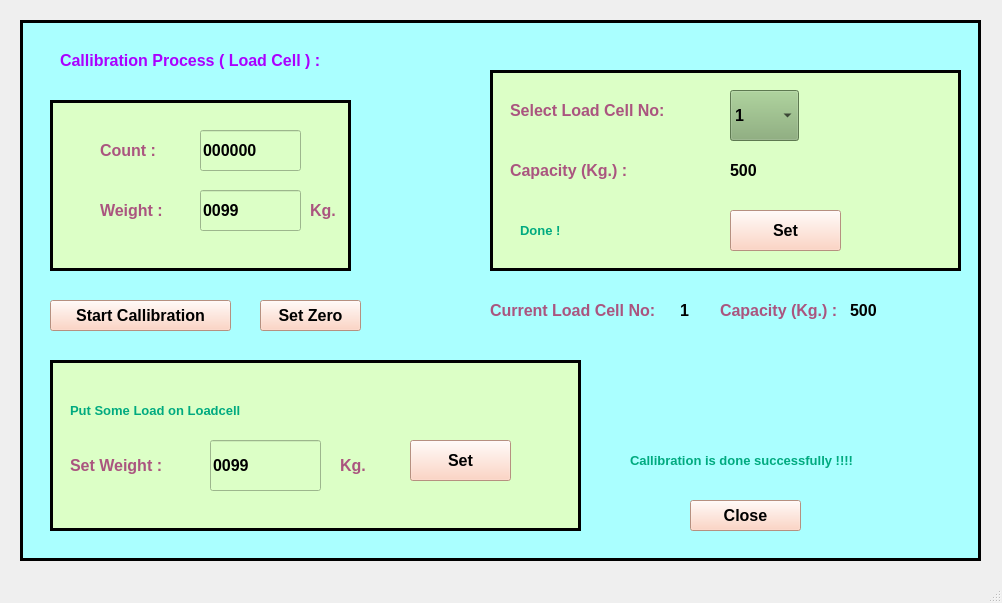
<?xml version="1.0" encoding="UTF-8"?>
<ui version="4.0">
 <class>MainWindow</class>
 <widget class="QMainWindow" name="MainWindow">
  <property name="geometry">
   <rect>
    <x>0</x>
    <y>0</y>
    <width>1002</width>
    <height>603</height>
   </rect>
  </property>
  <property name="windowTitle">
   <string>MainWindow</string>
  </property>
  <widget class="QWidget" name="centralwidget">
   <widget class="QFrame" name="frame">
    <property name="geometry">
     <rect>
      <x>20</x>
      <y>20</y>
      <width>961</width>
      <height>541</height>
     </rect>
    </property>
    <property name="styleSheet">
     <string notr="true">background-color: rgb(170, 255, 255);</string>
    </property>
    <property name="frameShape">
     <enum>QFrame::Box</enum>
    </property>
    <property name="frameShadow">
     <enum>QFrame::Plain</enum>
    </property>
    <property name="lineWidth">
     <number>3</number>
    </property>
    <widget class="QLabel" name="label">
     <property name="geometry">
      <rect>
       <x>470</x>
       <y>270</y>
       <width>171</width>
       <height>41</height>
      </rect>
     </property>
     <property name="font">
      <font>
       <family>Arial</family>
       <pointsize>12</pointsize>
       <weight>75</weight>
       <bold>true</bold>
      </font>
     </property>
     <property name="styleSheet">
      <string notr="true">color: rgb(170, 85, 127);</string>
     </property>
     <property name="text">
      <string>Current Load Cell No:</string>
     </property>
    </widget>
    <widget class="QLabel" name="label_2">
     <property name="geometry">
      <rect>
       <x>660</x>
       <y>270</y>
       <width>31</width>
       <height>41</height>
      </rect>
     </property>
     <property name="font">
      <font>
       <family>Arial</family>
       <pointsize>12</pointsize>
       <weight>75</weight>
       <bold>true</bold>
      </font>
     </property>
     <property name="text">
      <string>1</string>
     </property>
    </widget>
    <widget class="QLabel" name="label_3">
     <property name="geometry">
      <rect>
       <x>700</x>
       <y>260</y>
       <width>121</width>
       <height>61</height>
      </rect>
     </property>
     <property name="font">
      <font>
       <family>Arial</family>
       <pointsize>12</pointsize>
       <weight>75</weight>
       <bold>true</bold>
      </font>
     </property>
     <property name="styleSheet">
      <string notr="true">color: rgb(170, 85, 127);</string>
     </property>
     <property name="text">
      <string>Capacity (Kg.) :</string>
     </property>
    </widget>
    <widget class="QFrame" name="frame_2">
     <property name="geometry">
      <rect>
       <x>470</x>
       <y>50</y>
       <width>471</width>
       <height>201</height>
      </rect>
     </property>
     <property name="styleSheet">
      <string notr="true">background-color: rgb(220, 255, 198);</string>
     </property>
     <property name="frameShape">
      <enum>QFrame::Box</enum>
     </property>
     <property name="frameShadow">
      <enum>QFrame::Plain</enum>
     </property>
     <property name="lineWidth">
      <number>3</number>
     </property>
     <widget class="QLabel" name="label_5">
      <property name="geometry">
       <rect>
        <x>20</x>
        <y>10</y>
        <width>161</width>
        <height>61</height>
       </rect>
      </property>
      <property name="font">
       <font>
        <family>Arial</family>
        <pointsize>12</pointsize>
        <weight>75</weight>
        <bold>true</bold>
       </font>
      </property>
      <property name="styleSheet">
       <string notr="true">color: rgb(170, 85, 127);</string>
      </property>
      <property name="text">
       <string>Select Load Cell No:</string>
      </property>
     </widget>
     <widget class="QComboBox" name="comboBox">
      <property name="geometry">
       <rect>
        <x>240</x>
        <y>20</y>
        <width>69</width>
        <height>51</height>
       </rect>
      </property>
      <property name="font">
       <font>
        <family>Arial</family>
        <pointsize>12</pointsize>
        <weight>75</weight>
        <bold>true</bold>
       </font>
      </property>
      <property name="styleSheet">
       <string notr="true">background-color: rgb(131, 170, 113);
</string>
      </property>
      <property name="frame">
       <bool>true</bool>
      </property>
      <item>
       <property name="text">
        <string>1</string>
       </property>
      </item>
      <item>
       <property name="text">
        <string>2</string>
       </property>
      </item>
      <item>
       <property name="text">
        <string>3</string>
       </property>
      </item>
      <item>
       <property name="text">
        <string>4</string>
       </property>
      </item>
      <item>
       <property name="text">
        <string>5</string>
       </property>
      </item>
     </widget>
     <widget class="QLabel" name="label_6">
      <property name="geometry">
       <rect>
        <x>20</x>
        <y>80</y>
        <width>161</width>
        <height>41</height>
       </rect>
      </property>
      <property name="font">
       <font>
        <family>Arial</family>
        <pointsize>12</pointsize>
        <weight>75</weight>
        <bold>true</bold>
       </font>
      </property>
      <property name="styleSheet">
       <string notr="true">color: rgb(170, 85, 127);</string>
      </property>
      <property name="text">
       <string>Capacity (Kg.) :</string>
      </property>
     </widget>
     <widget class="QLabel" name="label_4">
      <property name="geometry">
       <rect>
        <x>240</x>
        <y>80</y>
        <width>151</width>
        <height>41</height>
       </rect>
      </property>
      <property name="font">
       <font>
        <family>Arial</family>
        <pointsize>12</pointsize>
        <weight>75</weight>
        <bold>true</bold>
       </font>
      </property>
      <property name="text">
       <string>500</string>
      </property>
     </widget>
     <widget class="QPushButton" name="pushButton">
      <property name="geometry">
       <rect>
        <x>240</x>
        <y>140</y>
        <width>111</width>
        <height>41</height>
       </rect>
      </property>
      <property name="font">
       <font>
        <family>Arial</family>
        <pointsize>12</pointsize>
        <weight>75</weight>
        <bold>true</bold>
       </font>
      </property>
      <property name="styleSheet">
       <string notr="true">background-color: rgb(255, 201, 179);</string>
      </property>
      <property name="text">
       <string>Set</string>
      </property>
      <property name="flat">
       <bool>false</bool>
      </property>
     </widget>
     <widget class="QLabel" name="label_8">
      <property name="geometry">
       <rect>
        <x>30</x>
        <y>140</y>
        <width>161</width>
        <height>41</height>
       </rect>
      </property>
      <property name="font">
       <font>
        <family>Arial</family>
        <pointsize>10</pointsize>
        <weight>75</weight>
        <bold>true</bold>
       </font>
      </property>
      <property name="styleSheet">
       <string notr="true">color: rgb(0, 170, 127);</string>
      </property>
      <property name="text">
       <string>Done !</string>
      </property>
     </widget>
    </widget>
    <widget class="QLabel" name="label_7">
     <property name="geometry">
      <rect>
       <x>830</x>
       <y>260</y>
       <width>121</width>
       <height>61</height>
      </rect>
     </property>
     <property name="font">
      <font>
       <family>Arial</family>
       <pointsize>12</pointsize>
       <weight>75</weight>
       <bold>true</bold>
      </font>
     </property>
     <property name="text">
      <string>500</string>
     </property>
    </widget>
    <widget class="QPushButton" name="pushButton_2">
     <property name="geometry">
      <rect>
       <x>30</x>
       <y>280</y>
       <width>181</width>
       <height>31</height>
      </rect>
     </property>
     <property name="font">
      <font>
       <family>Arial</family>
       <pointsize>12</pointsize>
       <weight>75</weight>
       <bold>true</bold>
      </font>
     </property>
     <property name="styleSheet">
      <string notr="true">background-color: rgb(255, 201, 179);</string>
     </property>
     <property name="text">
      <string>Start Callibration</string>
     </property>
     <property name="flat">
      <bool>false</bool>
     </property>
    </widget>
    <widget class="QFrame" name="frame_4">
     <property name="geometry">
      <rect>
       <x>30</x>
       <y>80</y>
       <width>301</width>
       <height>171</height>
      </rect>
     </property>
     <property name="styleSheet">
      <string notr="true">background-color: rgb(220, 255, 198);</string>
     </property>
     <property name="frameShape">
      <enum>QFrame::Box</enum>
     </property>
     <property name="frameShadow">
      <enum>QFrame::Plain</enum>
     </property>
     <property name="lineWidth">
      <number>3</number>
     </property>
     <widget class="QLabel" name="label_10">
      <property name="geometry">
       <rect>
        <x>50</x>
        <y>30</y>
        <width>71</width>
        <height>41</height>
       </rect>
      </property>
      <property name="font">
       <font>
        <family>Arial</family>
        <pointsize>12</pointsize>
        <weight>75</weight>
        <bold>true</bold>
       </font>
      </property>
      <property name="styleSheet">
       <string notr="true">color: rgb(170, 85, 127);</string>
      </property>
      <property name="text">
       <string>Count :</string>
      </property>
     </widget>
     <widget class="QLineEdit" name="lineEdit_2">
      <property name="geometry">
       <rect>
        <x>150</x>
        <y>30</y>
        <width>101</width>
        <height>41</height>
       </rect>
      </property>
      <property name="font">
       <font>
        <family>Arial</family>
        <pointsize>12</pointsize>
        <weight>75</weight>
        <bold>true</bold>
       </font>
      </property>
      <property name="text">
       <string>000000</string>
      </property>
     </widget>
     <widget class="QLabel" name="label_11">
      <property name="geometry">
       <rect>
        <x>50</x>
        <y>90</y>
        <width>71</width>
        <height>41</height>
       </rect>
      </property>
      <property name="font">
       <font>
        <family>Arial</family>
        <pointsize>12</pointsize>
        <weight>75</weight>
        <bold>true</bold>
       </font>
      </property>
      <property name="styleSheet">
       <string notr="true">color: rgb(170, 85, 127);</string>
      </property>
      <property name="text">
       <string>Weight :</string>
      </property>
     </widget>
     <widget class="QLineEdit" name="lineEdit_3">
      <property name="geometry">
       <rect>
        <x>150</x>
        <y>90</y>
        <width>101</width>
        <height>41</height>
       </rect>
      </property>
      <property name="font">
       <font>
        <family>Arial</family>
        <pointsize>12</pointsize>
        <weight>75</weight>
        <bold>true</bold>
       </font>
      </property>
      <property name="text">
       <string>0099</string>
      </property>
     </widget>
     <widget class="QLabel" name="label_17">
      <property name="geometry">
       <rect>
        <x>260</x>
        <y>90</y>
        <width>31</width>
        <height>41</height>
       </rect>
      </property>
      <property name="font">
       <font>
        <family>Arial</family>
        <pointsize>12</pointsize>
        <weight>75</weight>
        <bold>true</bold>
       </font>
      </property>
      <property name="styleSheet">
       <string notr="true">color: rgb(170, 85, 127);</string>
      </property>
      <property name="text">
       <string>Kg.</string>
      </property>
     </widget>
    </widget>
    <widget class="QFrame" name="frame_3">
     <property name="geometry">
      <rect>
       <x>30</x>
       <y>340</y>
       <width>531</width>
       <height>171</height>
      </rect>
     </property>
     <property name="styleSheet">
      <string notr="true">background-color: rgb(220, 255, 198);</string>
     </property>
     <property name="frameShape">
      <enum>QFrame::Box</enum>
     </property>
     <property name="frameShadow">
      <enum>QFrame::Plain</enum>
     </property>
     <property name="lineWidth">
      <number>3</number>
     </property>
     <widget class="QPushButton" name="pushButton_4">
      <property name="geometry">
       <rect>
        <x>360</x>
        <y>80</y>
        <width>101</width>
        <height>41</height>
       </rect>
      </property>
      <property name="font">
       <font>
        <family>Arial</family>
        <pointsize>12</pointsize>
        <weight>75</weight>
        <bold>true</bold>
       </font>
      </property>
      <property name="styleSheet">
       <string notr="true">background-color: rgb(255, 201, 179);</string>
      </property>
      <property name="text">
       <string>Set</string>
      </property>
      <property name="flat">
       <bool>false</bool>
      </property>
     </widget>
     <widget class="QLabel" name="label_13">
      <property name="geometry">
       <rect>
        <x>20</x>
        <y>80</y>
        <width>111</width>
        <height>51</height>
       </rect>
      </property>
      <property name="font">
       <font>
        <family>Arial</family>
        <pointsize>12</pointsize>
        <weight>75</weight>
        <bold>true</bold>
       </font>
      </property>
      <property name="styleSheet">
       <string notr="true">color: rgb(170, 85, 127);</string>
      </property>
      <property name="text">
       <string>Set Weight :</string>
      </property>
     </widget>
     <widget class="QLineEdit" name="lineEdit_4">
      <property name="geometry">
       <rect>
        <x>160</x>
        <y>80</y>
        <width>111</width>
        <height>51</height>
       </rect>
      </property>
      <property name="font">
       <font>
        <family>Arial</family>
        <pointsize>12</pointsize>
        <weight>75</weight>
        <bold>true</bold>
       </font>
      </property>
      <property name="text">
       <string>0099</string>
      </property>
     </widget>
     <widget class="QLabel" name="label_14">
      <property name="geometry">
       <rect>
        <x>290</x>
        <y>80</y>
        <width>31</width>
        <height>51</height>
       </rect>
      </property>
      <property name="font">
       <font>
        <family>Arial</family>
        <pointsize>12</pointsize>
        <weight>75</weight>
        <bold>true</bold>
       </font>
      </property>
      <property name="styleSheet">
       <string notr="true">color: rgb(170, 85, 127);</string>
      </property>
      <property name="text">
       <string>Kg.</string>
      </property>
     </widget>
     <widget class="QLabel" name="label_15">
      <property name="geometry">
       <rect>
        <x>20</x>
        <y>30</y>
        <width>231</width>
        <height>41</height>
       </rect>
      </property>
      <property name="font">
       <font>
        <family>Arial</family>
        <pointsize>10</pointsize>
        <weight>75</weight>
        <bold>true</bold>
       </font>
      </property>
      <property name="styleSheet">
       <string notr="true">color: rgb(0, 170, 127);</string>
      </property>
      <property name="text">
       <string>Put Some Load on Loadcell</string>
      </property>
     </widget>
    </widget>
    <widget class="QPushButton" name="pushButton_3">
     <property name="geometry">
      <rect>
       <x>240</x>
       <y>280</y>
       <width>101</width>
       <height>31</height>
      </rect>
     </property>
     <property name="font">
      <font>
       <family>Arial</family>
       <pointsize>12</pointsize>
       <weight>75</weight>
       <bold>true</bold>
      </font>
     </property>
     <property name="styleSheet">
      <string notr="true">background-color: rgb(255, 201, 179);</string>
     </property>
     <property name="text">
      <string>Set Zero</string>
     </property>
     <property name="flat">
      <bool>false</bool>
     </property>
    </widget>
    <widget class="QLabel" name="label_9">
     <property name="geometry">
      <rect>
       <x>610</x>
       <y>420</y>
       <width>261</width>
       <height>41</height>
      </rect>
     </property>
     <property name="font">
      <font>
       <family>Arial</family>
       <pointsize>10</pointsize>
       <weight>75</weight>
       <bold>true</bold>
      </font>
     </property>
     <property name="styleSheet">
      <string notr="true">color: rgb(0, 170, 127);</string>
     </property>
     <property name="text">
      <string>Callibration is done successfully !!!!</string>
     </property>
    </widget>
    <widget class="QLabel" name="label_12">
     <property name="geometry">
      <rect>
       <x>40</x>
       <y>20</y>
       <width>281</width>
       <height>41</height>
      </rect>
     </property>
     <property name="font">
      <font>
       <family>Arial</family>
       <pointsize>12</pointsize>
       <weight>75</weight>
       <bold>true</bold>
      </font>
     </property>
     <property name="styleSheet">
      <string notr="true">color: rgb(170, 0, 255);</string>
     </property>
     <property name="text">
      <string>Callibration Process ( Load Cell ) :</string>
     </property>
    </widget>
    <widget class="QPushButton" name="pushButton_5">
     <property name="geometry">
      <rect>
       <x>670</x>
       <y>480</y>
       <width>111</width>
       <height>31</height>
      </rect>
     </property>
     <property name="font">
      <font>
       <family>Arial</family>
       <pointsize>12</pointsize>
       <weight>75</weight>
       <bold>true</bold>
      </font>
     </property>
     <property name="styleSheet">
      <string notr="true">background-color: rgb(255, 201, 179);</string>
     </property>
     <property name="text">
      <string>Close</string>
     </property>
     <property name="flat">
      <bool>false</bool>
     </property>
    </widget>
   </widget>
  </widget>
  <widget class="QMenuBar" name="menubar">
   <property name="geometry">
    <rect>
     <x>0</x>
     <y>0</y>
     <width>1002</width>
     <height>21</height>
    </rect>
   </property>
  </widget>
  <widget class="QStatusBar" name="statusbar"/>
 </widget>
 <resources/>
 <connections/>
</ui>
